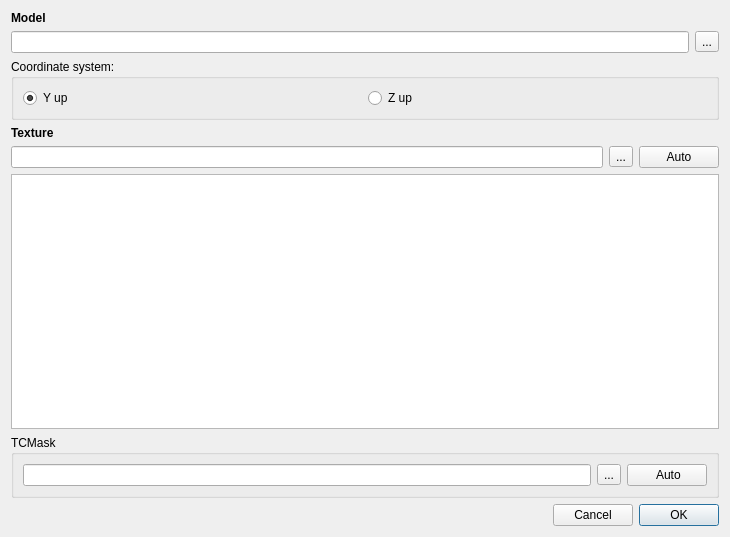
<?xml version="1.0" encoding="UTF-8"?>
<ui version="4.0">
 <class>ImportDialog</class>
 <widget class="QDialog" name="ImportDialog">
  <property name="geometry">
   <rect>
    <x>0</x>
    <y>0</y>
    <width>730</width>
    <height>537</height>
   </rect>
  </property>
  <property name="windowTitle">
   <string>Open</string>
  </property>
  <layout class="QVBoxLayout" name="verticalLayout_2">
   <property name="sizeConstraint">
    <enum>QLayout::SetDefaultConstraint</enum>
   </property>
   <item>
    <widget class="QLabel" name="label">
     <property name="font">
      <font>
       <weight>75</weight>
       <bold>true</bold>
      </font>
     </property>
     <property name="text">
      <string>Model</string>
     </property>
    </widget>
   </item>
   <item>
    <layout class="QHBoxLayout" name="horizontalLayout_3">
     <item>
      <widget class="QLineEdit" name="le_fileName">
       <property name="sizePolicy">
        <sizepolicy hsizetype="Expanding" vsizetype="Fixed">
         <horstretch>0</horstretch>
         <verstretch>0</verstretch>
        </sizepolicy>
       </property>
      </widget>
     </item>
     <item>
      <widget class="QToolButton" name="tb_seekFileName">
       <property name="text">
        <string>...</string>
       </property>
      </widget>
     </item>
    </layout>
   </item>
   <item>
    <widget class="QGroupBox" name="groupBox">
     <property name="title">
      <string>Coordinate system:</string>
     </property>
     <layout class="QHBoxLayout" name="horizontalLayout">
      <item>
       <widget class="QRadioButton" name="rb_y_up">
        <property name="text">
         <string>Y up</string>
        </property>
        <property name="checked">
         <bool>true</bool>
        </property>
       </widget>
      </item>
      <item>
       <widget class="QRadioButton" name="rb_z_up">
        <property name="text">
         <string>Z up</string>
        </property>
       </widget>
      </item>
     </layout>
    </widget>
   </item>
   <item>
    <widget class="QLabel" name="label_2">
     <property name="font">
      <font>
       <weight>75</weight>
       <bold>true</bold>
      </font>
     </property>
     <property name="text">
      <string>Texture</string>
     </property>
    </widget>
   </item>
   <item>
    <layout class="QHBoxLayout" name="horizontalLayout_4">
     <item>
      <widget class="QLineEdit" name="le_textureFName"/>
     </item>
     <item>
      <widget class="QToolButton" name="tb_seekTextureFName">
       <property name="text">
        <string>...</string>
       </property>
      </widget>
     </item>
     <item>
      <widget class="QPushButton" name="pb_autoTex">
       <property name="text">
        <string>Auto</string>
       </property>
      </widget>
     </item>
    </layout>
   </item>
   <item>
    <widget class="QListWidget" name="lw_autoFoundTextures"/>
   </item>
   <item>
    <widget class="QGroupBox" name="gb_tcmask">
     <property name="title">
      <string>TCMask</string>
     </property>
     <property name="checkable">
      <bool>false</bool>
     </property>
     <layout class="QVBoxLayout" name="verticalLayout">
      <item>
       <layout class="QHBoxLayout" name="horizontalLayout_5">
        <item>
         <widget class="QLineEdit" name="le_tcmFName"/>
        </item>
        <item>
         <widget class="QToolButton" name="tb_seekTcmFName">
          <property name="text">
           <string>...</string>
          </property>
         </widget>
        </item>
        <item>
         <widget class="QPushButton" name="pb_autoTCM">
          <property name="text">
           <string> Auto</string>
          </property>
         </widget>
        </item>
       </layout>
      </item>
     </layout>
    </widget>
   </item>
   <item>
    <widget class="QDialogButtonBox" name="dbb_okCancel">
     <property name="sizePolicy">
      <sizepolicy hsizetype="Fixed" vsizetype="Fixed">
       <horstretch>0</horstretch>
       <verstretch>0</verstretch>
      </sizepolicy>
     </property>
     <property name="maximumSize">
      <size>
       <width>16777215</width>
       <height>16777215</height>
      </size>
     </property>
     <property name="layoutDirection">
      <enum>Qt::RightToLeft</enum>
     </property>
     <property name="orientation">
      <enum>Qt::Horizontal</enum>
     </property>
     <property name="standardButtons">
      <set>QDialogButtonBox::Cancel|QDialogButtonBox::Ok</set>
     </property>
    </widget>
   </item>
  </layout>
 </widget>
 <resources/>
 <connections>
  <connection>
   <sender>dbb_okCancel</sender>
   <signal>accepted()</signal>
   <receiver>ImportDialog</receiver>
   <slot>accept()</slot>
   <hints>
    <hint type="sourcelabel">
     <x>248</x>
     <y>254</y>
    </hint>
    <hint type="destinationlabel">
     <x>157</x>
     <y>274</y>
    </hint>
   </hints>
  </connection>
  <connection>
   <sender>dbb_okCancel</sender>
   <signal>rejected()</signal>
   <receiver>ImportDialog</receiver>
   <slot>reject()</slot>
   <hints>
    <hint type="sourcelabel">
     <x>316</x>
     <y>260</y>
    </hint>
    <hint type="destinationlabel">
     <x>286</x>
     <y>274</y>
    </hint>
   </hints>
  </connection>
 </connections>
</ui>
